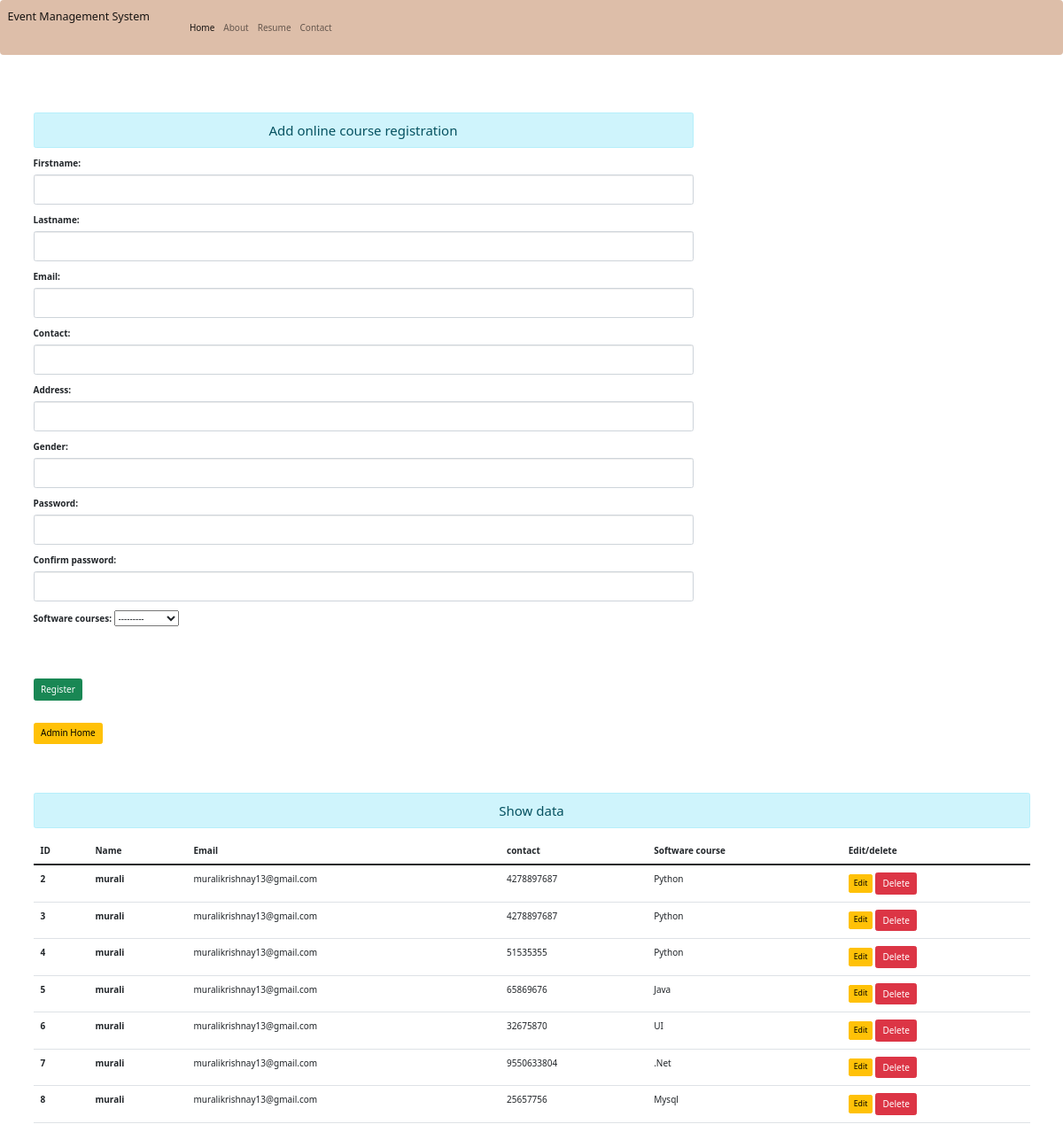
Screenshot of /register with the database file from the repository.
### eventapp/models.py (models this page shows)
class registermodel(models.Model):
    Firstname = models.CharField(max_length=50)
    Lastname = models.CharField(max_length=50)
    Email = models.EmailField(max_length=50)
    Contact= models.IntegerField()
    Address=models.CharField(max_length=50)
    Gender=models.CharField(max_length=50)
    Password=models.CharField(max_length=50)
    Confirm_password=models.CharField(max_length=50)
    soft_courses=(
        ('Python','Python'),
        ('Java','Java'),
        ('.Net','.Net'),('Aws','Aws'),
        ('Datascince','Datascince'),
        ('UI','UI'),
        ('Mysql','Mysql'),
        ('selenium','selenium')
    )
    Software_courses = models.CharField(choices=soft_courses,max_length=50)

### eventapp/views.py (the view)
# urls.py: path('register',views.register,name='register'),
def register(request):
    if request.method == 'POST':
        fm = registerform(request.POST)
        if fm.is_valid():
            firstnm = fm.cleaned_data['Firstname']
            lastnm = fm.cleaned_data['Lastname']
            ema = fm.cleaned_data['Email']
            con = fm.cleaned_data['Contact']
            addr = fm.cleaned_data['Address']
            gen = fm.cleaned_data['Gender']
            pa = fm.cleaned_data['Password']
            conp = fm.cleaned_data['Confirm_password']
            soco = fm.cleaned_data['Software_courses']
            registerstore = registermodel(Firstname=firstnm,Lastname=lastnm, Email=ema, Contact=con,Address=addr,Gender=gen,Password=pa,Confirm_password=conp,Software_courses=soco)
            registerstore.save()
            messages.success(request, 'You have register successfully')
            return HttpResponseRedirect('/register/')
    else:
        fm = registerform()
    data = registermodel.objects.all()
    return render(request, 'register.html', {'form': fm,'dataa': data})

### eventapp/forms.py
class registerform(forms.ModelForm):
    class Meta:
        model = registermodel
        fields = '__all__'
        widgets={
            'Firstname':forms.TextInput(attrs={'class':'form-control'}),
            'Lastname': forms.TextInput(attrs={'class': 'form-control'}),
            'Email': forms.EmailInput(attrs={'class': 'form-control'}),
            'Contact': forms.NumberInput(attrs={'class': 'form-control'}),
            'Address': forms.TextInput(attrs={'class': 'form-control'}),
            'Gender': forms.TextInput(attrs={'class': 'form-control'}),
            'Password': forms.PasswordInput(render_value=True,attrs={'class': 'form-control'}),
            'Confirm_password': forms.PasswordInput(render_value=True,attrs={'class': 'form-control'}),
        }

### templates/register.html (shortened to what this page needs)
<!DOCTYPE html>
{% extends 'base.html' %}
{% load static %}
{% block content %}
<html lang="en">
<head>
        <link rel="stylesheet" href="https://stackpath.bootstrapcdn.com/bootstrap/3.1.3/css/bootstrap.min.css">
	<link rel="stylesheet" href="https://use.fontawesome.com/releases/v4.6.1/css/all.css">
    <link href="https://cdn.jsdelivr.net/npm/bootstrap@5.0.2/dist/css/bootstrap.min.css" rel="stylesheet">
</head>
<body>
<br><br><br>
<div class="container">
  <div class="row ">
    <div class="col-sm-8 align="center">
        <h4 class="text-center alert alert-info"> Add online course registration </h4>
             <form action="" method="POST">
                  <table style="width:200px;">
                      {{form.as_p}}
                  </table><br><br><br>
                 <input type="submit" class="btn btn-success" value="Register">
             </form><br>
    <p>  <form action="{% url 'profile' %}" method="POST" class="d-inline" >{% csrf_token %}
                       <input type="submit" class="btn btn-warning" value="Admin Home"></p>
        <br><br><br>
    </div>
      <div>
      <h4 class="text-center alert alert-info"> Show data </h4>
          {% if dataa %}
      </div>
  <div class="col">
        <table class="table table-hover">
  <thead>
    <tr>
        <th scope="col">ID</th>
        <th scope="col">Name</th>
      <th scope="col">Email</th>
      <th scope="col">contact</th>
      <th scope="col">Software course</th>
      <th scope="col">Edit/delete</th>
    </tr>
  </thead>
            <tbody>
            {% for data in dataa %}
            <tr>
                <th scope="row">{{data.id}}</th>
                <th >{{data.Firstname}}</th>
                <td>{{data.Email}}</td>
                <td>{{data.Contact}}</td>
                <td>{{data.Software_courses}}</td>
                <td>
                    <a href="{% url 'updatedata' data.id %}" class="btn btn-warning btn-sm">Edit</a>
                   <form action="{% url 'deletedata' data.id %}" method="POST" class="d-inline" >{% csrf_token %}
                       <input type="submit" class="btn btn-danger" value="Delete">
                   </form>
                </td>
            </tr>
            {% endfor %}
            </tbody>
</table>
      {% else %}
      <h4 class="text-center alert alert-warning"> No records  </h4>
      {% endif %}
  </div>
  </div>
</div>
</body>
</html>
{% endblock %}

### templates/base.html (shortened to what this page needs)
<!doctype html>
{% load static %}
<html lang="en">
  <head>
    <link href="https://cdn.jsdelivr.net/npm/bootstrap@5.0.2/dist/css/bootstrap.min.css" rel="stylesheet">
  </head>
  <body>
  <div>
    <nav class="navbar navbar-expand-lg navbar-light" style='background-color: #ddbea9;'>
  <div class="container-fluid">
    <a class="navbar-brand" href="#">Event Management System</a>
      <div class="collapse navbar-collapse" id="navbarNavAltMarkup">
      <div class="navbar-nav">
        <a class="nav-link active" aria-current="page" href="{% url 'home' %}">Home</a>
        <a class="nav-link" href="{% url 'about' %}">About</a>
        <a class="nav-link" href="{% url 'register' %}">Resume</a>
        <a class="nav-link" href="{% url 'contact' %}">Contact</a>
      </div>
    </div>
  </div>
</nav>
  </div>
  </body>
</html>
{% block content %}
{% endblock %}

### rows the page displays
registermodel: id "2", Firstname "murali", Email "muralikrishnay13@gmail.com", Contact "4278897687", Software_courses "Python"
registermodel: id "3", Firstname "murali", Email "muralikrishnay13@gmail.com", Contact "4278897687", Software_courses "Python"
registermodel: id "4", Firstname "murali", Email "muralikrishnay13@gmail.com", Contact "51535355", Software_courses "Python"
registermodel: id "5", Firstname "murali", Email "muralikrishnay13@gmail.com", Contact "65869676", Software_courses "Java"
registermodel: id "6", Firstname "murali", Email "muralikrishnay13@gmail.com", Contact "32675870", Software_courses "UI"
registermodel: id "7", Firstname "murali", Email "muralikrishnay13@gmail.com", Contact "9550633804", Software_courses ".Net"
registermodel: id "8", Firstname "murali", Email "muralikrishnay13@gmail.com", Contact "25657756", Software_courses "Mysql"
